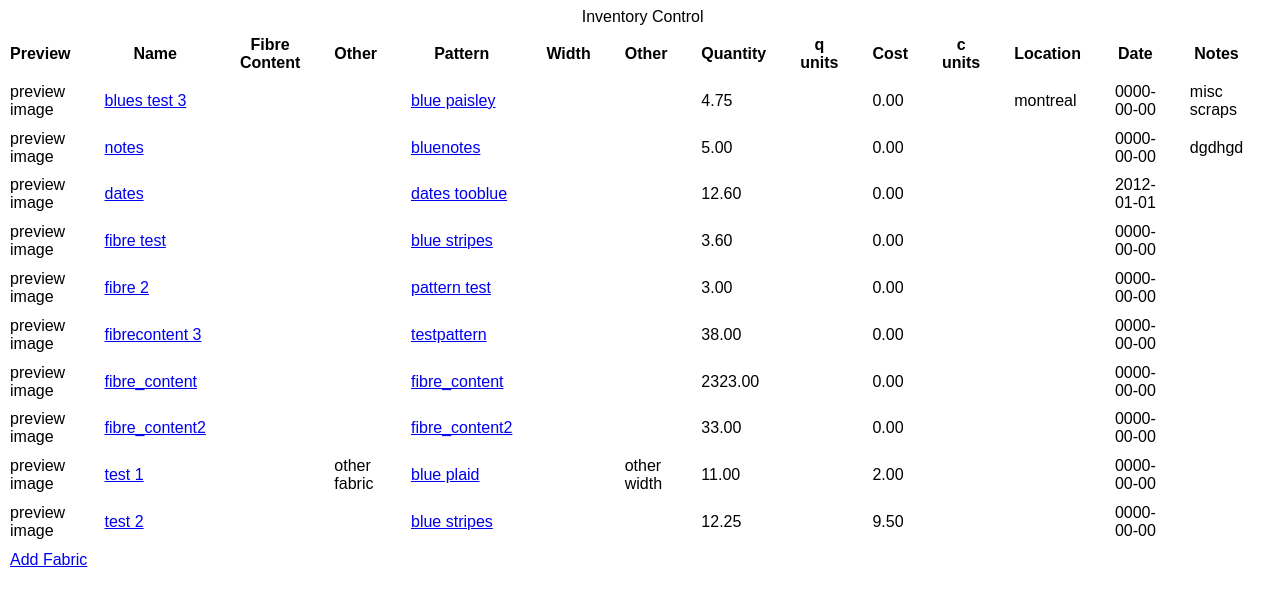
Before: / with the older database file.
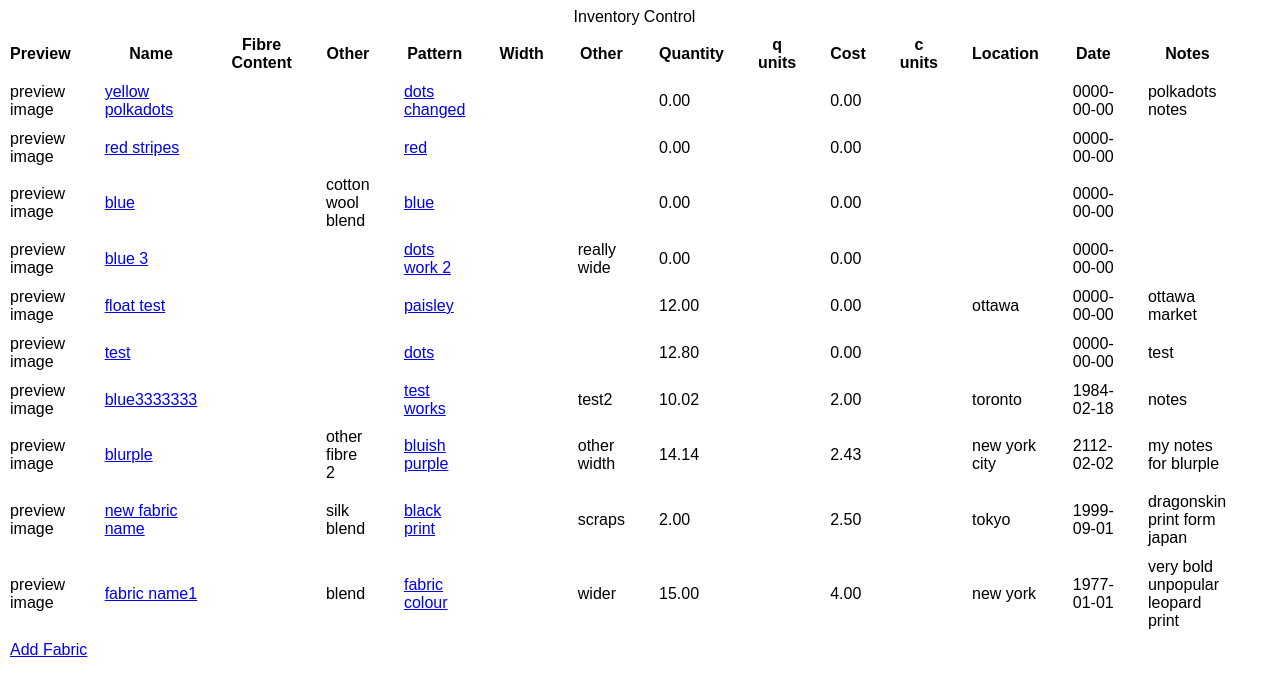
After: the same page with the newer database file.
### tables this page shows
CREATE TABLE IF NOT EXISTS `incontrol` (
  `id` int(11) NOT NULL AUTO_INCREMENT,
  `fabric_name` varchar(255) NOT NULL,
  `fibre_content` varchar(35) NOT NULL,
  `fibre_other` varchar(55) NOT NULL,
  `pattern` varchar(55) NOT NULL,
  `width` varchar(12) NOT NULL,
  `width_other` varchar(25) NOT NULL,
  `quantity` decimal(10,2) NOT NULL,
  `q_units` varchar(12) NOT NULL,
  `cost` decimal(10,2) NOT NULL,
  `c_units` varchar(12) NOT NULL,
  `location` varchar(255) NOT NULL,
  `date_purchased` date NOT NULL,
  `notes` text NOT NULL,
  PRIMARY KEY (`id`)
);

### index.php (the view, shortened to what this page needs)
<?php
require_once 'includes/db.php';
$sql = $db->query('
	SELECT id, fabric_name, fibre_other, pattern, width_other, quantity, cost, location, date_purchased, notes
	FROM incontrol
	ORDER BY cost ASC
');
$results = $sql->fetchAll();
?>
<!DOCTYPE HTML>
<html>
<head>
	<link href="css/general.css" rel="stylesheet">
</head>
<body>
	<table>
		<caption>Inventory Control</caption>
			<colgroup>
				<col>
				<col>
				<col>
				<col>
				<col>
				<col>
				<col>
				<col>
				<col>
				<col>
				<col>
				<col>
				<col>
				<col>
			</colgroup>
		<thead>
			<tr>
				<th scope="col">Preview</th>
				<th scope="col">Name</th>
				<th scope="col">Fibre Content</th>
				<th scope="col">Other</th>
				<th scope="col">Pattern</th>
				<th scope="col">Width</th>
				<th scope="col">Other</th>
				<th scope="col">Quantity</th>
				<th scope="col">q units</th>
				<th scope="col">Cost</th>
				<th scope="col">c units</th>
				<th scope="col">Location</th>
				<th scope="col">Date</th>
				<th scope="col">Notes</th>
			</tr>
		</thead>
		<?php foreach ($results as $fabric) :?>
			<tr>
				<td scope="col">preview image</td>
				<td scope="col"><a href="edit.php?id=<?php echo $fabric['id']; ?>"><?php echo $fabric['fabric_name']; ?></a></td>
				<td scope="col"></td>
				<td scope="col"><?php echo $fabric['fibre_other']; ?></td>
				<td scope="col"><a href="edit.php?id=<?php echo $fabric['id']; ?>"><?php echo $fabric['pattern']; ?></a></td>
				<td scope="col"></td>
				<td scope="col"><?php echo $fabric['width_other']; ?></td>
				<td scope="col"><?php echo $fabric['quantity']; ?></td>
				<td scope="col"></td>
				<td scope="col"><?php echo $fabric['cost']; ?></td>
				<td scope="col"></td>
				<td scope="col"><?php echo $fabric['location']; ?></td>
				<td scope="col"><?php echo $fabric['date_purchased']; ?></td>
				<td scope="col"><?php echo $fabric['notes']; ?></td>
			</tr>
		<?php endforeach; ?>
		<tfoot>
			<tr>
				<td scope="col" colspan="3"><div class="buttons">
<a href="add-one.php">Add Fabric</a>
</div></td>
			</tr>
		</tfoot>
	</table>
</body>
</html>

### css/general.css (style rules this page uses)
html { font: 100% normal Verdana, Geneva, sans-serif; }
th, td { padding: 0.5em 2em .05em 0; }

Changed rows visible on the page:
removed incontrol: fabric_name "fibre 2", pattern "pattern test", quantity "3.00", cost "0.00", date_purchased "0000-00-00"
removed incontrol: fabric_name "fibrecontent 3", pattern "testpattern", quantity "38.00", cost "0.00", date_purchased "0000-00-00"
removed incontrol: fabric_name "test 1", fibre_other "other fabric", pattern "blue plaid", width_other "other width", quantity "11.00", cost "2.00", date_purchased "0000-00-00"
changed incontrol: fabric_name "test 2" → "yellow polkadots"; pattern "blue stripes" → "dots changed"; quantity "12.25" → "0.00"; cost "9.50" → "0.00"; notes (not shown) → "polkadots notes"; moves up the list
changed incontrol: fabric_name "blues test 3" → "red stripes"; pattern "blue paisley" → "red"; quantity "4.75" → "0.00"; location "montreal" → (not shown); notes "misc scraps" → (not shown)
changed incontrol: fabric_name "notes" → "blue"; fibre_other (not shown) → "cotton wool blend"; pattern "bluenotes" → "blue"; quantity "5.00" → "0.00"; notes "dgdhgd" → (not shown)
changed incontrol: fabric_name "dates" → "blue 3"; pattern "dates tooblue" → "dots work 2"; width_other (not shown) → "really wide"; quantity "12.60" → "0.00"; date_purchased "2012-01-01" → "0000-00-00"
changed incontrol: fabric_name "fibre_content" → "float test"; pattern "fibre_content" → "paisley"; quantity "2323.00" → "12.00"; location (not shown) → "ottawa"; notes (not shown) → "ottawa market"
changed incontrol: fabric_name "fibre_content2" → "test"; pattern "fibre_content2" → "dots"; quantity "33.00" → "12.80"; notes (not shown) → "test"
changed incontrol: fabric_name "fibre test" → "blue3333333"; pattern "blue stripes" → "test works"; width_other (not shown) → "test2"; quantity "3.60" → "10.02"; cost "0.00" → "2.00"; location (not shown) → "toronto"; date_purchased "0000-00-00" → "1984-02-18"; notes (not shown) → "notes"; moves down the list
added incontrol: fabric_name "blurple", fibre_other "other fibre 2", pattern "bluish purple", width_other "other width", quantity "14.14", cost "2.43", location "new york city", date_purchased "2112-02-02", notes "my notes for blurple"
added incontrol: fabric_name "new fabric name", fibre_other "silk blend", pattern "black print", width_other "scraps", quantity "2.00", cost "2.50", location "tokyo", date_purchased "1999-09-01", notes "dragonskin print form japan"
added incontrol: fabric_name "fabric name1", fibre_other "blend", pattern "fabric colour", width_other "wider", quantity "15.00", cost "4.00", location "new york", date_purchased "1977-01-01", notes "very bold unpopular leopard print"
